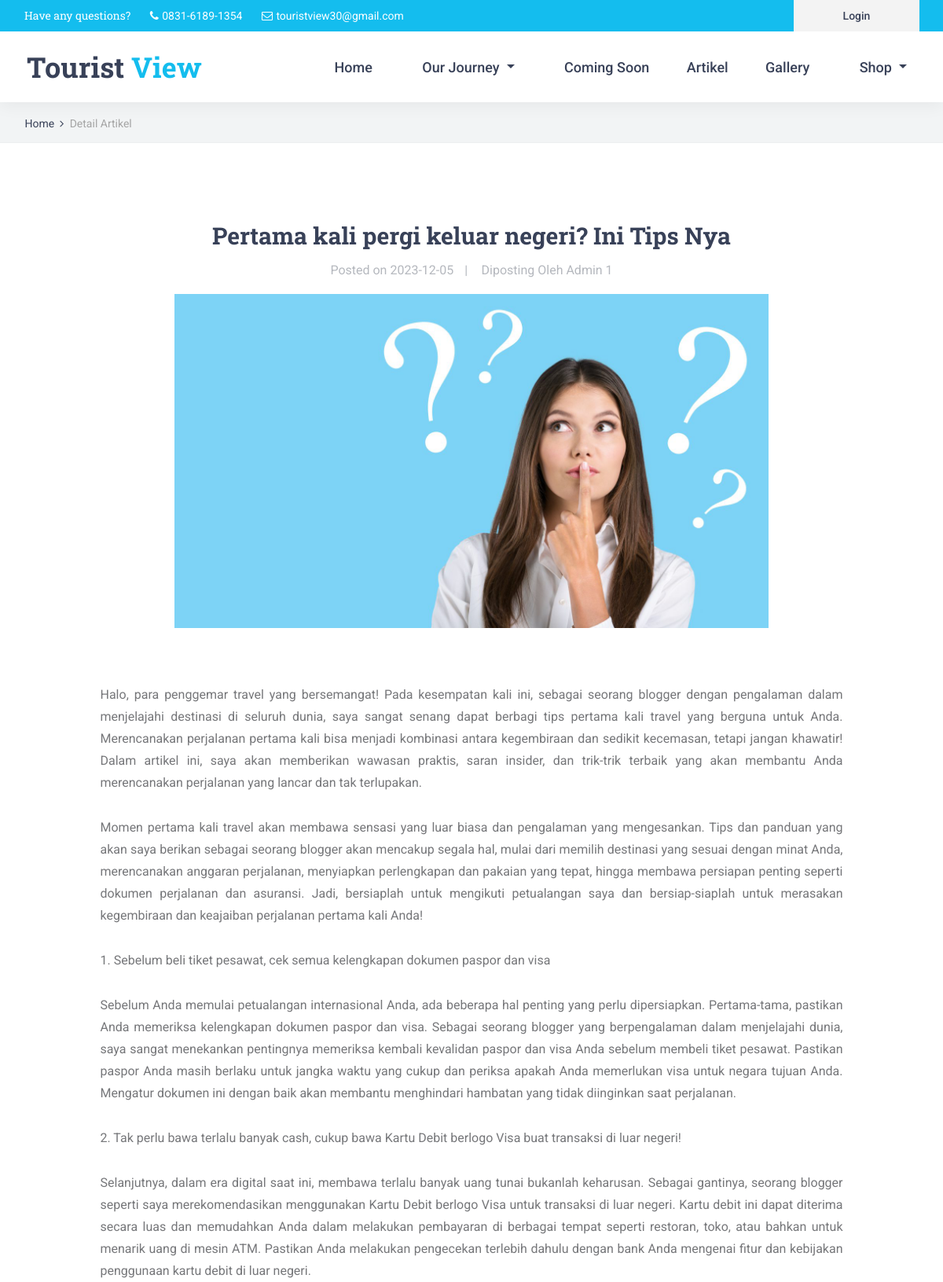
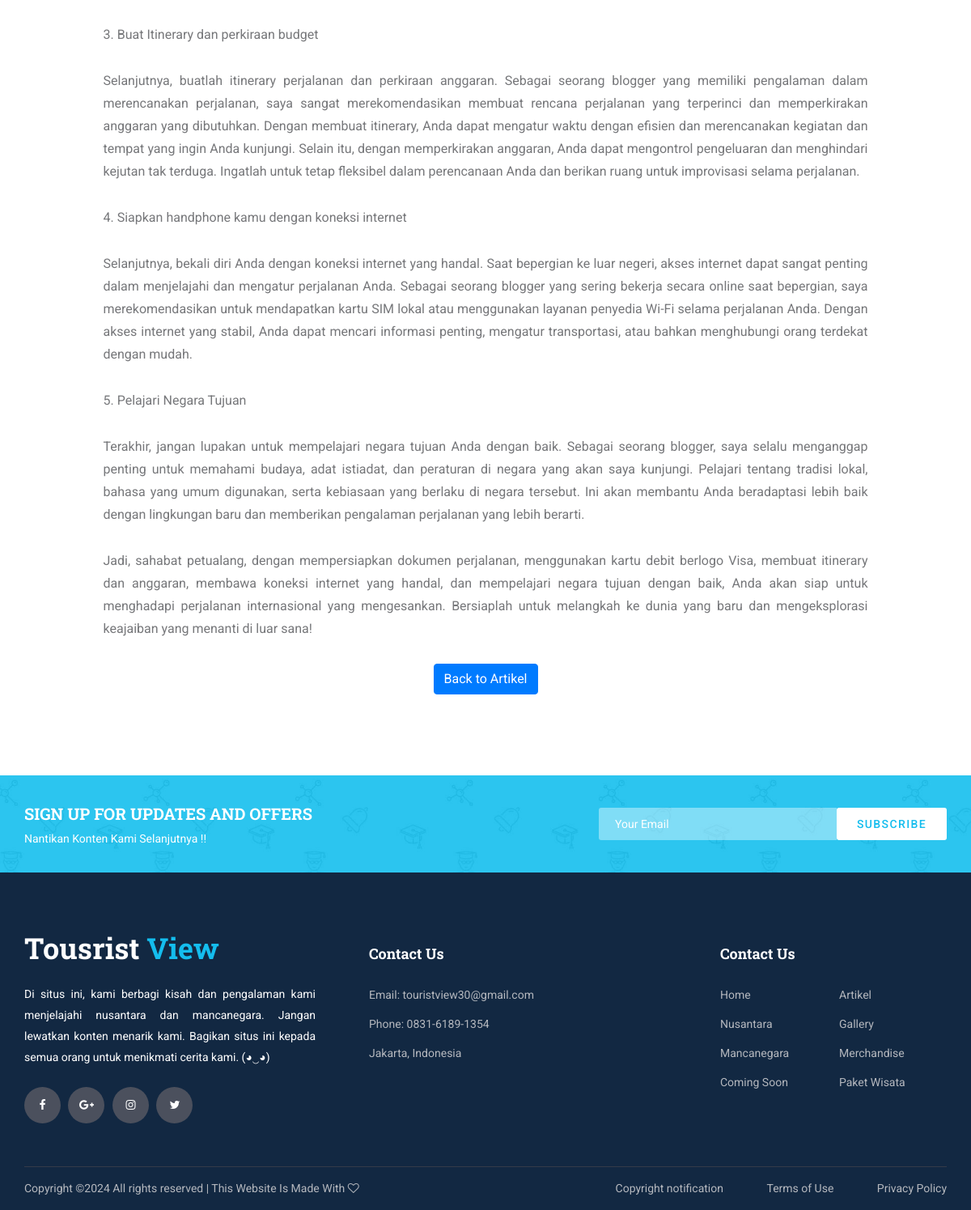
The page /home/detail_artikel/29 on the database its author committed (2 pictures, top to bottom).
### tables this page shows
CREATE TABLE `artikel` (
  `id_artikel` int(10) NOT NULL,
  `gambar_artikel` varchar(50) NOT NULL,
  `judul_artikel` text NOT NULL,
  `id_user` int(2) DEFAULT NULL,
  `isi_artikel` text NOT NULL,
  `tgl_artikel` date NOT NULL DEFAULT current_timestamp()
);

CREATE TABLE `user` (
  `id_user` int(2) NOT NULL,
  `nama_user` varchar(25) DEFAULT NULL,
  `username` varchar(25) DEFAULT NULL,
  `password` varchar(25) DEFAULT NULL,
  `level` int(2) DEFAULT NULL
);

### application/views/layout/v_wrapper.php (called while the page is built)
<?php
require_once('v_head.php');
require_once('v_header.php');
require_once('v_nav.php');
if ($isi) {
    $this->load->view($isi);
}
require_once('v_footer.php');
?>

### application/controllers/home.php (called while the page is built, shortened)
<?php
class Home extends CI_Controller {
	public function __construct()
	{
		$this->load->model('m_home');
		$this->load->model('m_penulis');
	}
	public function detail_artikel($id_artikel)
	{
		$data = array(
			'title' 	=> 'Detail Artikel',
			'artikel' 	=> $this->m_home->detail_artikel($id_artikel),
			'isi'		=> 'v_detail_artikel'
		);
		$this->load->view('layout/v_wrapper',$data,FALSE);
	}
}

### index.php (called while the page is built, shortened)
<?php
require_once BASEPATH.'core/CodeIgniter.php';

### application/models/m_home.php (called while the page is built, shortened)
<?php
class M_Home extends CI_Model{
	public function detail_artikel($id_artikel)
	{
		$this->db->select('*');
        $this->db->from('artikel');
        $this->db->join('user', 'user.id_user = artikel.id_user', 'left');
		$this->db->where('id_artikel', $id_artikel);
		return $this->db->get()->row();
	}
}

### application/views/v_detail_artikel.php (the view)
<div class="home">
    <div class="breadcrumbs_container">
        <div class="container">
            <div class="row">
                <div class="col">
                    <div class="breadcrumbs">
                        <ul>
                            <li><a href="<?= base_url()?>">Home</a></li>
                            <li>Detail Artikel</li>
                        </ul>
                    </div>
                </div>
            </div>
        </div>
    </div>
</div>
<div class="blog">
	<div class="container">
		<div class="row">
                <div class="col-lg-10 mx-auto">
                    <div class="blog_content">
                        <div class="blog_title text-center"><?= $artikel->judul_artikel ?></div>
                        <div class="blog_meta text-center">
                            <ul>
                                <li style="font-size: medium;" >Posted on <?= $artikel->tgl_artikel ?></a></li>
                                <li style="font-size: medium;">Diposting Oleh <?= $artikel->username ?></a></li>
                            </ul>
                        </div>
                        <div class="blog_image text-center">
                            <img src="<?= base_url('foto/gambar_artikel/'.$artikel->gambar_artikel) ?>" style="width: 80%;">
                        </div><br><br>
                        <div class="isi-artikel text-justify">
                            <p><?= $artikel->isi_artikel ?></p>
                        </div>
                        <div class="back_button_container text-center">
                            <a href="<?= base_url('home/artikel') ?>" class="btn btn-primary mx-auto">Back to Artikel</a>
                        </div>
                    </div>
		        </div>
	        </div>
        </div>
    </div>
<div class="newsletter">
     <div class="newsletter_background" style="background-image:url(<?= base_url()?>template/front-end/images/newsletter.jpg)"></div>
		<div class="container">
			<div class="row">
				<div class="col">
					<div class="newsletter_container d-flex flex-lg-row flex-column align-items-center justify-content-start">
						<div class="newsletter_content text-lg-left text-center">
							<div class="newsletter_title">sign up for updates and offers</div>
							<div class="newsletter_subtitle">Nantikan Konten Kami Selanjutnya !!</div>
						</div>
						<div class="newsletter_form_container ml-lg-auto">
							<form action="#" id="newsletter_form" class="newsletter_form d-flex flex-row align-items-center justify-content-center">
								<input type="email" class="newsletter_input" placeholder="Your Email" required="required">
								<button type="submit" class="newsletter_button">subscribe</button>
							</form>
						</div>
					</div>
				</div>
			</div>
		</div>
	</div>

### template/front-end/styles/courses.css (style rules this page uses)
* { margin: 0; padding: 0; -webkit-font-smoothing: antialiased; -webkit-text-shadow: rgba(0,0,0,.01) 0 0 1px; text-shadow: rgba(0,0,0,.01) 0 0 1px; }
body { font-family: 'Roboto', sans-serif; font-size: 14px; font-weight: 400; background: #FFFFFF; color: #a5a5a5; }
div { display: block; position: relative; -webkit-box-sizing: border-box; -moz-box-sizing: border-box; box-sizing: border-box; }
ul { list-style: none; margin-bottom: 0px; }
p { font-family: 'Roboto', sans-serif; font-size: 14px; line-height: 1.85; font-weight: 400; color: #76777a; -webkit-font-smoothing: antialiased; -webkit-text-shadow: rgba(0,0,0,.01) 0 0 1px; text-shadow: rgba(0,0,0,.01) 0 0 1px; }
a, a:hover, a:visited, a:active, a:link { text-decoration: none; -webkit-font-smoothing: antialiased; -webkit-text-shadow: rgba(0,0,0,.01) 0 0 1px; text-shadow: rgba(0,0,0,.01) 0 0 1px; }
.home { width: 100%; height: 182px; background: #f2f4f5; border-bottom: solid 1px #edeff0; }
.breadcrumbs_container { position: absolute; left: 0; bottom: 0; width: 100%; padding-bottom: 13px; padding-left: 3px; }
.breadcrumbs ul li { display: inline-block; position: relative; }
.breadcrumbs ul li:not(:last-child)::after { display: inline-block; font-family: 'FontAwesome'; content: '\f105'; margin-left: 7px; margin-right: 4px; color: #384158; }
.breadcrumbs ul li a { font-size: 14px; font-weight: 400; color: #384158; -webkit-transition: all 200ms ease; -moz-transition: all 200ms ease; -ms-transition: all 200ms ease; -o-transition: all 200ms ease; transition: all 200ms ease; }
.newsletter { width: 100%; }
.newsletter_background { position: absolute; top: 0; left: 0; width: 100%; height: 100%; }
.newsletter_container { width: 100%; height: 120px; }
.newsletter_title { font-family: 'Roboto Slab', serif; font-size: 20px; font-weight: 700; text-transform: uppercase; color: #FFFFFF; }
.newsletter_subtitle { font-size: 14px; font-weight: 400; color: #FFFFFF; margin-top: 6px; }
.newsletter_form_container { width: 450px; padding-left: 20px; }
.newsletter_form { display: block; position: relative; width: 100%; }
.newsletter_input { width: calc(100% - 136px); height: 40px; background: rgba(255,255,255,0.4); border: none; outline: none; padding-left: 20px; color: #FFFFFF; border-top-left-radius: 3px; border-bottom-left-radius: 3px; }
.newsletter_button { width: 136px; height: 40px; background: #FFFFFF; border-radius: 3px; border: none; outline: none; cursor: pointer; font-size: 14px; text-transform: uppercase; color: #14bdee; font-weight: 500; letter-spacing: 0.1em; }

### template/front-end/styles/main_styles.css (style rules this page uses)
* { margin: 0; padding: 0; -webkit-font-smoothing: antialiased; -webkit-text-shadow: rgba(0,0,0,.01) 0 0 1px; text-shadow: rgba(0,0,0,.01) 0 0 1px; }
body { font-family: 'Roboto', sans-serif; font-size: 14px; font-weight: 400; background: #FFFFFF; color: #a5a5a5; }
div { display: block; position: relative; -webkit-box-sizing: border-box; -moz-box-sizing: border-box; box-sizing: border-box; }
ul { list-style: none; margin-bottom: 0px; }
p { font-family: 'Roboto', sans-serif; font-size: 14px; line-height: 1.85; font-weight: 400; color: #76777a; -webkit-font-smoothing: antialiased; -webkit-text-shadow: rgba(0,0,0,.01) 0 0 1px; text-shadow: rgba(0,0,0,.01) 0 0 1px; }
a, a:hover, a:visited, a:active, a:link { text-decoration: none; -webkit-font-smoothing: antialiased; -webkit-text-shadow: rgba(0,0,0,.01) 0 0 1px; text-shadow: rgba(0,0,0,.01) 0 0 1px; }
.home { width: 100%; height: 850px; }
.newsletter { width: 100%; }
.newsletter_background { position: absolute; top: 0; left: 0; width: 100%; height: 100%; }
.newsletter_container { width: 100%; height: 120px; }
.newsletter_title { font-family: 'Roboto Slab', serif; font-size: 20px; font-weight: 700; text-transform: uppercase; color: #FFFFFF; }
.newsletter_subtitle { font-size: 14px; font-weight: 400; color: #FFFFFF; margin-top: 6px; }
.newsletter_form_container { width: 450px; padding-left: 20px; }
.newsletter_form { display: block; position: relative; width: 100%; }
.newsletter_input { width: calc(100% - 136px); height: 40px; background: rgba(255,255,255,0.4); border: none; outline: none; padding-left: 20px; color: #FFFFFF; border-top-left-radius: 3px; border-bottom-left-radius: 3px; }
.newsletter_button { width: 136px; height: 40px; background: #FFFFFF; border-radius: 3px; border: none; outline: none; cursor: pointer; font-size: 14px; text-transform: uppercase; color: #14bdee; font-weight: 500; letter-spacing: 0.1em; }

### rows shown on the page
artikel: judul_artikel "Pertama kali pergi keluar negeri? Ini Tips Nya", tgl_artikel "2023-12-05", id_user.username "Admin 1", gambar_artikel (picture), isi_artikel "Halo, para penggemar travel yang bersemangat! Pada kesempatan kali ini, sebagai seorang blogger dengan pengalaman dalam menjelajahi destinasi di seluruh dunia, saya sangat senang dapat berbagi tips pertama kali travel yang berguna untuk Anda. Merencanakan perjalanan pertama kali bisa menjadi kombinasi antara kegembiraan dan sedikit kecemasan, tetapi jangan khawatir! Dalam artikel ini, saya akan memberikan wawasan praktis, saran insider, dan trik-trik terbaik yang akan membantu Anda merencanakan perjalanan yang lancar dan tak terlupakan. Momen pertama kali travel akan membawa sensasi yang luar biasa dan pengalaman yang mengesankan. Tips dan panduan yang akan saya berikan sebagai seorang…"
